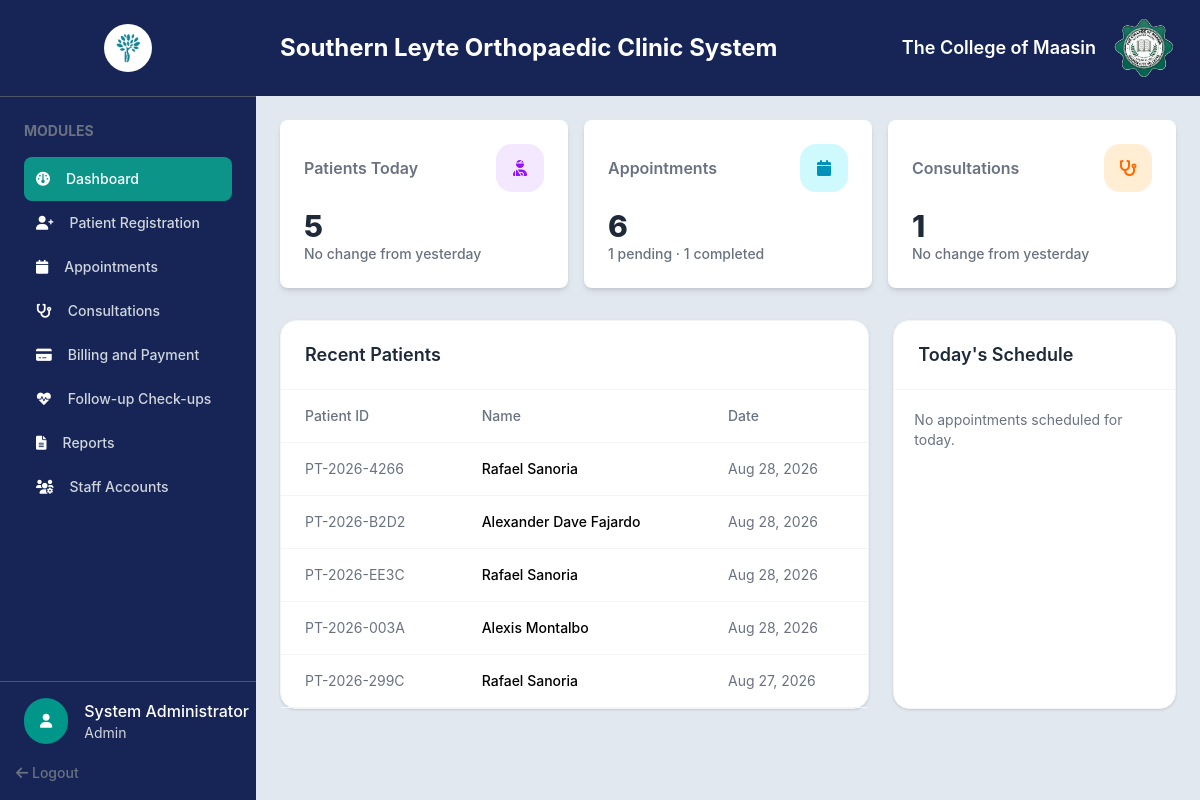
Before: /admin/admin-dashboard.php (signed in) with the older database file.
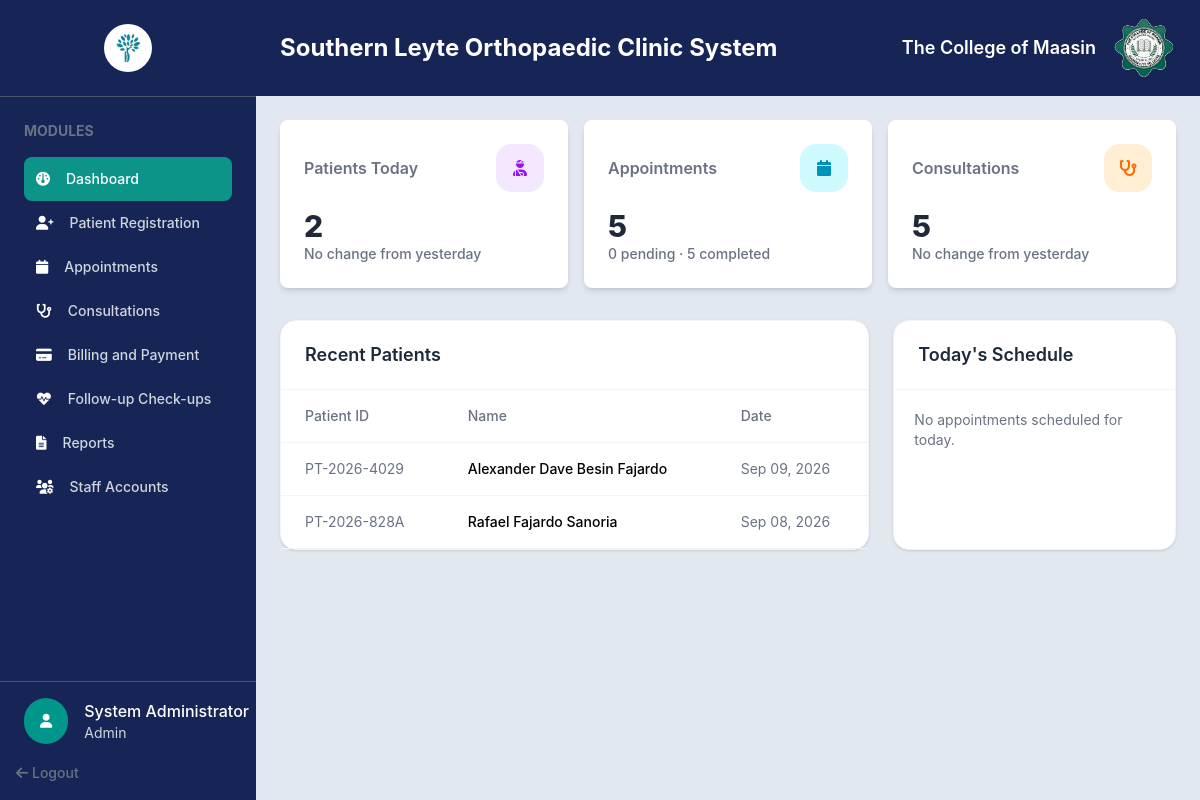
After: the same page with the newer database file.
### tables this page shows
CREATE TABLE `users` (
  `UserID` int(10) UNSIGNED NOT NULL,
  `Username` varchar(50) NOT NULL,
  `PasswordHash` varchar(255) NOT NULL,
  `FirstName` varchar(100) NOT NULL,
  `LastName` varchar(100) NOT NULL,
  `Role` enum('Admin','Doctor','Receptionist','Staff','Patient') NOT NULL DEFAULT 'Receptionist',
  `IsDoctor` tinyint(1) NOT NULL DEFAULT 0,
  `Email` varchar(150) DEFAULT NULL,
  `Phone` varchar(30) DEFAULT NULL,
  `Status` enum('Active','Inactive') NOT NULL DEFAULT 'Active',
  `CreatedAt` timestamp NOT NULL DEFAULT current_timestamp()
);

CREATE TABLE `patients` (
  `PatientID` int(10) UNSIGNED NOT NULL,
  `PatientCode` varchar(20) NOT NULL,
  `UserID` int(10) UNSIGNED DEFAULT NULL,
  `FirstName` varchar(100) NOT NULL,
  `MiddleName` varchar(100) DEFAULT NULL,
  `LastName` varchar(100) NOT NULL,
  `BirthDate` date NOT NULL,
  `Gender` enum('Male','Female','Other') NOT NULL,
  `CivilStatus` enum('Single','Married','Widowed','Separated') DEFAULT NULL,
  `Address` varchar(255) DEFAULT NULL,
  `Allergies` varchar(50) DEFAULT NULL,
  `Latitude` decimal(10,7) DEFAULT NULL,
  `Longitude` decimal(10,7) DEFAULT NULL,
  `Phone` varchar(30) DEFAULT NULL,
  `Email` varchar(150) DEFAULT NULL,
  `BloodType` varchar(5) DEFAULT NULL,
  `EmergencyContact` varchar(150) DEFAULT NULL,
  `EmergencyPhone` varchar(30) DEFAULT NULL,
  `PatientType` enum('Regular','Senior Citizen','PWD') NOT NULL DEFAULT 'Regular',
  `CreatedAt` timestamp NOT NULL DEFAULT current_timestamp()
);

### includes/auth.php (called while the page is built, shortened)
<?php
class SessionManager
{
    public static function isLoggedIn(): bool
    {
        return isset($_SESSION['user_id']) || isset($_SESSION['userId']) || isset($_SESSION['user']);
    }
    public static function getCurrentRole(): ?string
    {
        return $_SESSION['access_type']
            ?? $_SESSION['user']['Role']
            ?? $_SESSION['Role']
            ?? null;
    }
    public static function getUser(PDO $pdo): ?array
    {
        $userId = $_SESSION['user_id'] ?? $_SESSION['userId'] ?? $_SESSION['user']['UserID'] ?? null;
        $statement = $pdo->prepare(
            'SELECT UserID AS user_id, Username AS username, FirstName AS first_name,
                    LastName AS last_name, Email AS email, Phone AS phone,
                    Role AS role, IsDoctor AS is_doctor, Status AS status, CreatedAt AS created_at
             FROM users WHERE UserID = ?'
        );
        $statement->execute([$userId]);
        return $statement->fetch(PDO::FETCH_ASSOC) ?: null;
    }
}

### php/fetch/fetch.php (called while the page is built, shortened)
<?php
function fetchAllData(PDO $pdo, string $query, array $params = []): array
{
    $stmt = $pdo->prepare($query);
    $stmt->execute($params);
    return $stmt->fetchAll(PDO::FETCH_ASSOC);
}

### admin/admin-dashboard.php (the view, shortened to what this page needs)
<?php
include_once __DIR__ . '/../config/config.php';
require_once __DIR__ . '/../includes/auth.php';
require_once __DIR__ . '/../php/fetch/fetch.php';
$admin = SessionManager::getUser($pdo);
$totalStmt = $pdo->query("SELECT COUNT(*) FROM patients");
$totalPatients = (int) $totalStmt->fetchColumn();
$yesterdayStmt = $pdo->prepare("
    SELECT COUNT(*) FROM patients
    WHERE CreatedAt < CURDATE()
");
$yesterdayStmt->execute();
$totalAsOfYesterday = (int) $yesterdayStmt->fetchColumn();
$diff = $totalPatients - $totalAsOfYesterday;
if ($diff > 0) {
    $changeText = "+{$diff} from yesterday";
    $changeColor = "text-green-600";
} elseif ($diff < 0) {
    $changeText = "{$diff} from yesterday";
    $changeColor = "text-red-600";
} else {
    $changeText = "No change from yesterday";
    $changeColor = "text-gray-500";
}
$totalConsultStmt = $pdo->query("SELECT COUNT(*) FROM consultations");
$totalConsultations = (int) $totalConsultStmt->fetchColumn();
$consultYesterdayStmt = $pdo->prepare("
    SELECT COUNT(*) FROM consultations
    WHERE ConsultationDate < CURDATE()
");
$consultYesterdayStmt->execute();
$totalConsultAsOfYesterday = (int) $consultYesterdayStmt->fetchColumn();
$consultDiff = $totalConsultations - $totalConsultAsOfYesterday;
if ($consultDiff > 0) {
    $consultChangeText = "+{$consultDiff} from yesterday";
    $consultChangeColor = "text-green-600";
} elseif ($consultDiff < 0) {
    $consultChangeText = "{$consultDiff} from yesterday";
    $consultChangeColor = "text-red-600";
} else {
    $consultChangeText = "No change from yesterday";
    $consultChangeColor = "text-gray-500";
}
$patients = fetchAllData($pdo, "SELECT * FROM patients ORDER BY userID DESC LIMIT 5");
$appointments = fetchAllData($pdo, "SELECT * FROM appointments");
$pendingAppointments = fetchAllData($pdo, "SELECT * FROM appointments WHERE status = 'Pending'");
$completedAppointments = fetchAllData($pdo, "SELECT * FROM appointments WHERE status = 'Completed'");
$consultations = fetchAllData($pdo, "SELECT * FROM consultations");
?>
<!DOCTYPE html>
<html lang="en">
<head>
    <link rel="stylesheet" href="../assets/css/output.css">
    <link rel="stylesheet" href="../assets/css/global.css">
    <link rel="stylesheet" href="https://cdnjs.cloudflare.com/ajax/libs/font-awesome/6.0.0-beta3/css/all.min.css">
</head>
<body class="h-screen flex bg-slate-200">
    <?php include_once '../includes/sidebar.php'; ?>
    <section class="flex-1 p-6 overflow-auto">
        <div class="flex items-center justify-between bg-blue-950 -mx-6 -mt-6 px-6 py-4">
            <h1 class="text-2xl font-bold text-white">Southern Leyte Orthopaedic Clinic System</h1>
            <div class="flex items-center gap-4">
                <h1 class="text-lg font-semibold text-white">The College of Maasin</h1>
                <img src="../assets/img/cmlogo.png" alt="College Logo" class="w-16 h-16 object-contain">
            </div>
        </div>
        <div class="flex w-full gap-4 mt-6">
            <div class="bg-white p-6 rounded-lg shadow-md flex-1">
                <div class="flex justify-between items-center mb-4">
                    <h2 class="text-gray-500 text-md font-semibold">Patients Today</h2>
                    <div class="w-12 h-12 rounded-2xl bg-purple-100 flex items-center justify-center">
                        <i class="fas fa-user-injured text-purple-600"></i>
                    </div>
                </div>
                <p class="text-gray-800 text-3xl font-extrabold"><?= count($patients) ?></p>
                <p class="<?= $changeColor ?> text-sm font-medium"><?= htmlspecialchars($changeText) ?></p>
            </div>
            <div class="bg-white p-6 rounded-lg shadow-md flex-1">
                <div class="flex justify-between items-center mb-4">
                    <h2 class="text-gray-500 text-md font-semibold">Appointments </h2>
                    <div class="w-12 h-12 rounded-2xl bg-cyan-100 flex items-center justify-center">
                        <i class="fas fa-calendar text-cyan-600"></i>
                    </div>
                </div>
                <p class="text-gray-800 text-3xl font-extrabold"><?php echo count($appointments); ?></p>
                <p class="text-gray-500 text-sm font-medium"><?php echo count($pendingAppointments); ?> pending ·
                    <?php echo count($completedAppointments); ?> completed
                </p>
            </div>
            <div class="bg-white p-6 rounded-lg shadow-md flex-1">
                <div class="flex justify-between items-center mb-4">
                    <h2 class="text-gray-500 text-md font-semibold">Consultations</h2>
                    <div class="w-12 h-12 rounded-2xl bg-orange-100 flex items-center justify-center">
                        <i class="fas fa-stethoscope text-orange-500"></i>
                    </div>
                </div>
                <p class="text-gray-800 text-3xl font-extrabold"><?php echo count($consultations); ?></p>
                <p class="<?= $consultChangeColor ?> text-sm font-medium">
                    <?php echo htmlspecialchars($consultChangeText); ?></p>
            </div>
        </div>
        <div class="grid grid-cols-3 gap-6 mt-8">
            <div class="col-span-2 bg-white rounded-2xl shadow-sm border border-gray-100">
                <div class="flex items-center justify-between px-6 py-5 border-b border-gray-100">
                    <h2 class="text-lg font-semibold text-gray-800">
                        Recent Patients
                    </h2>
                </div>
                <div class="overflow-x-auto">
                    <table class="w-full">
                        <thead class="text-left text-sm text-gray-500">
                            <tr class="border-b border-gray-100">
                                <th class="px-6 py-4 font-medium">Patient ID</th>
                                <th class="px-6 py-4 font-medium">Name</th>
                                <th class="px-6 py-4 font-medium">Date</th>
                            </tr>
                        </thead>
                        <tbody class="text-sm">
                            <?php
                            $patients = fetchAllData($pdo, "SELECT
                                p.PatientID AS PatientID,
                                p.PatientCode,
                                p.FirstName,
                                p.MiddleName,
                                p.LastName,
                                p.CreatedAt
                            FROM patients p
                            GROUP BY p.PatientID ORDER BY p.CreatedAt DESC LIMIT 5
                            ");
                            foreach ($patients as $patient) {
                                echo ' <tr class="border-b border-gray-100 hover:bg-gray-50">';
                                echo '<td class="px-6 py-4 text-gray-500">'
                                    . htmlspecialchars($patient['PatientCode']) .
                                    '</td>';
                                echo '<td class="px-6 py-4 font-medium">'
                                    . htmlspecialchars($patient['FirstName'] . ' ' . $patient['MiddleName'] . ' ' . $patient['LastName']) .
                                    '</td>';
                                echo '<td class="px-6 py-4 text-gray-500">'
                                    . htmlspecialchars(date('M d, Y', strtotime($patient['CreatedAt']))) .
                                    '</td>';
                            }
                            ?>
                        </tbody>
                    </table>
                </div>
            </div>
            <div class="bg-white rounded-2xl shadow-sm border border-gray-100">
                <div class="px-6 py-5 border-b border-gray-100">
                    <h2 class="text-lg font-semibold text-gray-800">
                        Today's Schedule
                    </h2>
                </div>
                <div class="p-5 space-y-4">
                    <?php
                    $todaysSchedule = fetchAllData($pdo, "
            SELECT
                a.AppointmentID,
                a.AppointmentTime,
                a.Meridiem,
                a.Purpose,
                a.Status,
                p.FirstName,
                p.LastName
            FROM appointments a
            JOIN patients p ON p.PatientID = a.PatientID
            WHERE DATE(a.AppointmentDate) = CURDATE()
            ORDER BY a.AppointmentTime ASC
        ");
                    if (empty($todaysSchedule)) {
                        echo '<p class="text-sm text-gray-500">No appointments scheduled for today.</p>';
                    }
                    ?>
                </div>
            </div>
        </div>
    </section>
</body>
</html>

### includes/sidebar.php (shortened to what this page needs)
<?php
$navItems = [
    [
        'label' => 'Dashboard',
        'icon' => 'fa-gauge',
        'file' => 'admin-dashboard.php',
        'href' => '../admin/admin-dashboard.php',
        'roles' => ['admin', 'staff'],
    ],
    [
        'label' => 'Patient Registration',
        'icon' => 'fa-user-plus',
        'file' => 'patient-registration.php',
        'href' => '../admin/patient-registration.php',
        'roles' => ['admin', 'staff'],
    ],
    [
        'label' => 'Appointments',
        'icon' => 'fa-calendar',
        'file' => 'appointments.php',
        'href' => '../admin/appointments.php',
        'roles' => ['admin', 'staff'],
    ],
    [
        'label' => 'Consultations',
        'icon' => 'fa-stethoscope',
        'file' => 'consultations.php',
        'href' => '../admin/consultations.php',
        'roles' => ['admin'],
    ],
    [
        'label' => 'Billing and Payment',
        'icon' => 'fa-credit-card',
        'file' => 'billing-payment.php',
        'href' => '../admin/billing-payment.php',
        'roles' => ['admin', 'staff'],
    ],
    [
        'label' => 'Follow-up Check-ups',
        'icon' => 'fa-heart-pulse',
        'file' => 'follow-up-checkups.php',
        'href' => '../admin/follow-up-checkups.php',
        'roles' => ['admin', 'staff'],
    ],
    [
        'label' => 'Reports',
        'icon' => 'fa-file-lines',
        'file' => 'reports.php',
        'href' => '../admin/reports.php',
        'roles' => ['admin'],
    ],
    [
        'label' => 'Staff Accounts',
        'icon' => 'fa-users-gear',
        'file' => 'staff-management.php',
        'href' => '../admin/staff-management.php',
        'roles' => ['admin'],
    ],
];
$currentRole = strtolower((string) (SessionManager::getCurrentRole() ?? 'staff'));
$currentFile = basename($_SERVER['PHP_SELF']);
?>
<div class="w-64 shrink-0 bg-blue-950 flex flex-col h-full">
    <div class="w-full border-b p-6 border-gray-600 flex items-center justify-center gap-4">
        <img src="../assets/img/icon-logo.ico" alt="SLOC Logo" class="w-12 h-12 object-contain rounded-full">
    </div>
    <div class="custom-scrollbar w-full p-6 overflow-y-auto flex-1">
        <h2 class="text-gray-500 font-bold text-sm mb-4">MODULES</h2>
        <?php foreach ($navItems as $item): ?>
            <?php if (in_array($currentRole, $item['roles'], true)): ?>
                <div class="flex items-center p-3 rounded-lg gap-4 <?= $currentFile === $item['file'] ? 'active' : '' ?>">
                    <i class="text-sm fa-solid <?= htmlspecialchars($item['icon']) ?> text-white"></i>
                    <a href="<?= htmlspecialchars($item['href']) ?>" class="text-sm text-gray-300 hover:text-white font-medium">
                        <?= htmlspecialchars($item['label']) ?>
                    </a>
                </div>
            <?php endif; ?>
        <?php endforeach; ?>
    </div>
    <div class="mt-auto">
        <div class="w-full border-t pt-4 pl-6 border-gray-600 flex items-center gap-4">
            <i class="text-sm fa-solid fa-user text-white p-4 bg-teal-600 rounded-full"></i>
            <div>
                <?php if ($admin): ?>
                    <h1 class="text-white text-md font-medium">
                        <?= htmlspecialchars($admin['first_name']) ?>     <?= htmlspecialchars($admin['last_name']) ?>
                    </h1>
                    <h3 class="text-gray-300 text-sm"><?= htmlspecialchars($admin['role']) ?></h3>
                <?php endif; ?>
            </div>
        </div>
        <div class="w-full p-4">
            <a href="../logout.php" class="text-gray-500 hover:text-red-700 font-medium text-sm">
                <i class="fa-solid fa-arrow-left"></i> Logout
            </a>
        </div>
    </div>
</div>

### assets/css/global.css (style rules this page uses)
.active { background-color: #0d9488; }
.active a, .active i { color: white; }

Changed rows visible on the page:
removed patients: PatientCode "PT-2026-4266", FirstName+MiddleName+LastName "Rafael Sanoria", CreatedAt "Aug 28, 2026"
removed patients: PatientCode "PT-2026-B2D2", FirstName+MiddleName+LastName "Alexander Dave Fajardo", CreatedAt "Aug 28, 2026"
removed patients: PatientCode "PT-2026-EE3C", FirstName+MiddleName+LastName "Rafael Sanoria", CreatedAt "Aug 28, 2026"
removed patients: PatientCode "PT-2026-003A", FirstName+MiddleName+LastName "Alexis Montalbo", CreatedAt "Aug 28, 2026"
removed patients: PatientCode "PT-2026-299C", FirstName+MiddleName+LastName "Rafael Sanoria", CreatedAt "Aug 27, 2026"
added patients: PatientCode "PT-2026-4029", FirstName+MiddleName+LastName "Alexander Dave Besin Fajardo", CreatedAt "Sep 09, 2026"
added patients: PatientCode "PT-2026-828A", FirstName+MiddleName+LastName "Rafael Fajardo Sanoria", CreatedAt "Sep 08, 2026"
Other visible differences:
count($patients): "5" → "2"
count($appointments): "6" → "5"
count($pendingAppointments): "1" → "0"
count($completedAppointments): "1" → "5"
count($consultations): "1" → "5"
